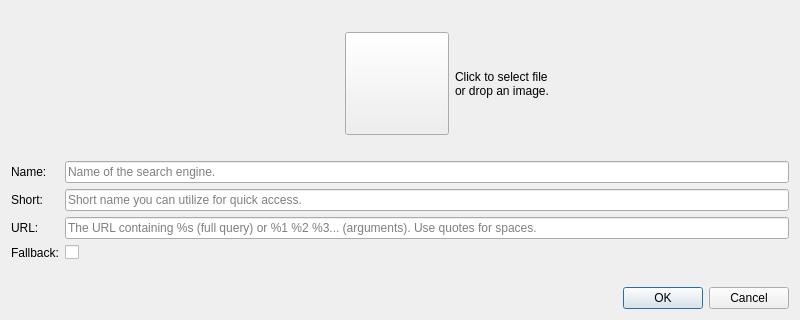
<?xml version="1.0" encoding="UTF-8"?>
<ui version="4.0">
 <class>SearchEngineEditor</class>
 <widget class="QDialog" name="SearchEngineEditor">
  <property name="geometry">
   <rect>
    <x>0</x>
    <y>0</y>
    <width>800</width>
    <height>320</height>
   </rect>
  </property>
  <property name="windowTitle">
   <string>Edit search engine</string>
  </property>
  <layout class="QVBoxLayout" name="verticalLayout">
   <item>
    <spacer name="verticalSpacer_2">
     <property name="orientation">
      <enum>Qt::Vertical</enum>
     </property>
     <property name="sizeHint" stdset="0">
      <size>
       <width>0</width>
       <height>0</height>
      </size>
     </property>
    </spacer>
   </item>
   <item>
    <layout class="QHBoxLayout" name="horizontalLayout">
     <item>
      <spacer name="horizontalSpacer">
       <property name="orientation">
        <enum>Qt::Horizontal</enum>
       </property>
       <property name="sizeHint" stdset="0">
        <size>
         <width>0</width>
         <height>0</height>
        </size>
       </property>
      </spacer>
     </item>
     <item>
      <widget class="QToolButton" name="toolButton_icon">
       <property name="toolTip">
        <string>Click to set an icon for the search engine.</string>
       </property>
       <property name="iconSize">
        <size>
         <width>96</width>
         <height>96</height>
        </size>
       </property>
      </widget>
     </item>
     <item>
      <widget class="QLabel" name="label_iconhint">
       <property name="sizePolicy">
        <sizepolicy hsizetype="Expanding" vsizetype="Preferred">
         <horstretch>0</horstretch>
         <verstretch>0</verstretch>
        </sizepolicy>
       </property>
       <property name="text">
        <string>Click to select file
or drop an image.</string>
       </property>
      </widget>
     </item>
    </layout>
   </item>
   <item>
    <spacer name="verticalSpacer">
     <property name="orientation">
      <enum>Qt::Vertical</enum>
     </property>
     <property name="sizeHint" stdset="0">
      <size>
       <width>0</width>
       <height>0</height>
      </size>
     </property>
    </spacer>
   </item>
   <item>
    <layout class="QFormLayout" name="formLayout">
     <property name="fieldGrowthPolicy">
      <enum>QFormLayout::ExpandingFieldsGrow</enum>
     </property>
     <item row="0" column="0">
      <widget class="QLabel" name="nameLabel">
       <property name="text">
        <string>Name:</string>
       </property>
      </widget>
     </item>
     <item row="0" column="1">
      <widget class="QLineEdit" name="lineEdit_name">
       <property name="toolTip">
        <string>Name of the search engine.</string>
       </property>
       <property name="placeholderText">
        <string>Name of the search engine.</string>
       </property>
      </widget>
     </item>
     <item row="1" column="0">
      <widget class="QLabel" name="triggerLabel">
       <property name="text">
        <string>Short:</string>
       </property>
      </widget>
     </item>
     <item row="1" column="1">
      <widget class="QLineEdit" name="lineEdit_trigger">
       <property name="toolTip">
        <string>Short name you can utilize for quick access.</string>
       </property>
       <property name="placeholderText">
        <string>Short name you can utilize for quick access.</string>
       </property>
      </widget>
     </item>
     <item row="2" column="0">
      <widget class="QLabel" name="label_url">
       <property name="text">
        <string>URL:</string>
       </property>
      </widget>
     </item>
     <item row="2" column="1">
      <widget class="QLineEdit" name="lineEdit_url">
       <property name="toolTip">
        <string>The URL containing %s (full query) or %1 %2 %3... (arguments). Use quotes for spaces.</string>
       </property>
       <property name="placeholderText">
        <string>The URL containing %s (full query) or %1 %2 %3... (arguments). Use quotes for spaces.</string>
       </property>
      </widget>
     </item>
     <item row="3" column="0">
      <widget class="QLabel" name="label_fallback">
       <property name="text">
        <string>Fallback:</string>
       </property>
      </widget>
     </item>
     <item row="3" column="1">
      <widget class="QCheckBox" name="checkBox_fallback">
       <property name="toolTip">
        <string>Enable this search engine as fallback item.</string>
       </property>
       <property name="text">
        <string/>
       </property>
      </widget>
     </item>
    </layout>
   </item>
   <item>
    <spacer name="verticalSpacer_3">
     <property name="orientation">
      <enum>Qt::Vertical</enum>
     </property>
     <property name="sizeHint" stdset="0">
      <size>
       <width>0</width>
       <height>0</height>
      </size>
     </property>
    </spacer>
   </item>
   <item>
    <widget class="QDialogButtonBox" name="buttonBox">
     <property name="orientation">
      <enum>Qt::Horizontal</enum>
     </property>
     <property name="standardButtons">
      <set>QDialogButtonBox::Cancel|QDialogButtonBox::Ok</set>
     </property>
    </widget>
   </item>
  </layout>
 </widget>
 <tabstops>
  <tabstop>lineEdit_name</tabstop>
  <tabstop>lineEdit_trigger</tabstop>
  <tabstop>lineEdit_url</tabstop>
  <tabstop>toolButton_icon</tabstop>
 </tabstops>
 <resources/>
 <connections>
  <connection>
   <sender>buttonBox</sender>
   <signal>accepted()</signal>
   <receiver>SearchEngineEditor</receiver>
   <slot>accept()</slot>
   <hints>
    <hint type="sourcelabel">
     <x>275</x>
     <y>310</y>
    </hint>
    <hint type="destinationlabel">
     <x>157</x>
     <y>274</y>
    </hint>
   </hints>
  </connection>
  <connection>
   <sender>buttonBox</sender>
   <signal>rejected()</signal>
   <receiver>SearchEngineEditor</receiver>
   <slot>reject()</slot>
   <hints>
    <hint type="sourcelabel">
     <x>343</x>
     <y>310</y>
    </hint>
    <hint type="destinationlabel">
     <x>286</x>
     <y>274</y>
    </hint>
   </hints>
  </connection>
 </connections>
</ui>
